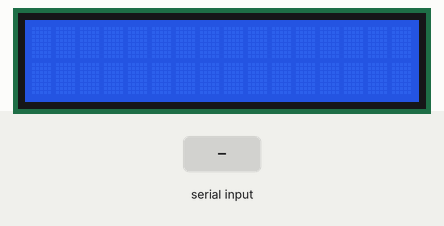
Bench run of a sketch on a simulated Arduino Uno, built with avr-gcc and run on an emulated ATmega328P. Shown: 16×2 character LCD. The test bench sets the inputs (shaded band).

Above: at 1.2 s.
1.3 s: "1" received over Serial
At 4.1 s:
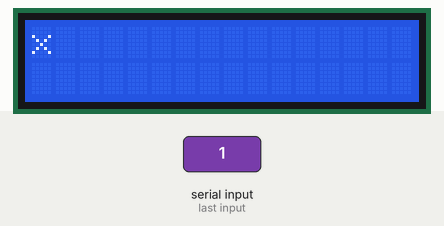
4.3 s: "0" received over Serial
At 6.1 s:
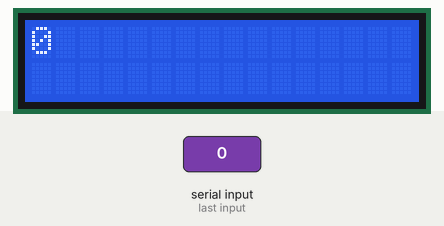
7.3 s: "2" received over Serial
At 8.8 s:
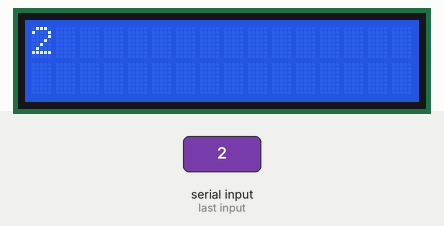
Timing chart, 0 to 10.3 s (numbered marks = the images above; inputs shaded):
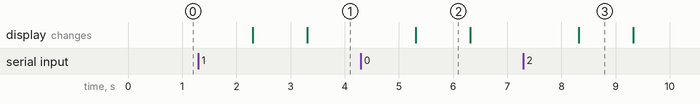

Measured:
- after the input at 1.3 s, the display: first changes after 1.0 s (image 1 shows a later state)
- after the input at 4.3 s, the display: changes after 1.0 s (image 2)
- after the input at 7.3 s, the display: changes after 1.0 s (image 3)
- what the display in image 2 shows lasts 1.0 s, from 5.3 s to 6.3 s

The sketch:

serial_arduino.ino
```cpp
#include <LiquidCrystal_I2C.h>
//define I2C address......
LiquidCrystal_I2C lcd(0x27,16,2);
String incomingByte ;
int i;
void setup() {
  i = 0;
  Serial.begin(9600);
  //pinMode(LED_BUILTIN, OUTPUT);

  // initialize the LCD
  lcd.init();

  // Turn on the blacklight and print a message.
  lcd.backlight();
  //lcd.print("Hello, world!");
}

void loop() {

 if (Serial.available() > 0) {
  incomingByte = Serial.readString(); //read incoming data
  lcd.clear();
 while(incomingByte[i] != NULL){
  lcd.print(incomingByte[i]); //printing character by character by cahracter
  i = i + 1;
 }
 i = 0;

 // lcd.setCursor(0, 0);
 //lcd.print(incomingByte);
 delay(1000);
 lcd.clear();
 lcd.print("x"); //printing a value to check transission
 delay(1000);
 //Serial.write(incomingByte);
 }
}
```
